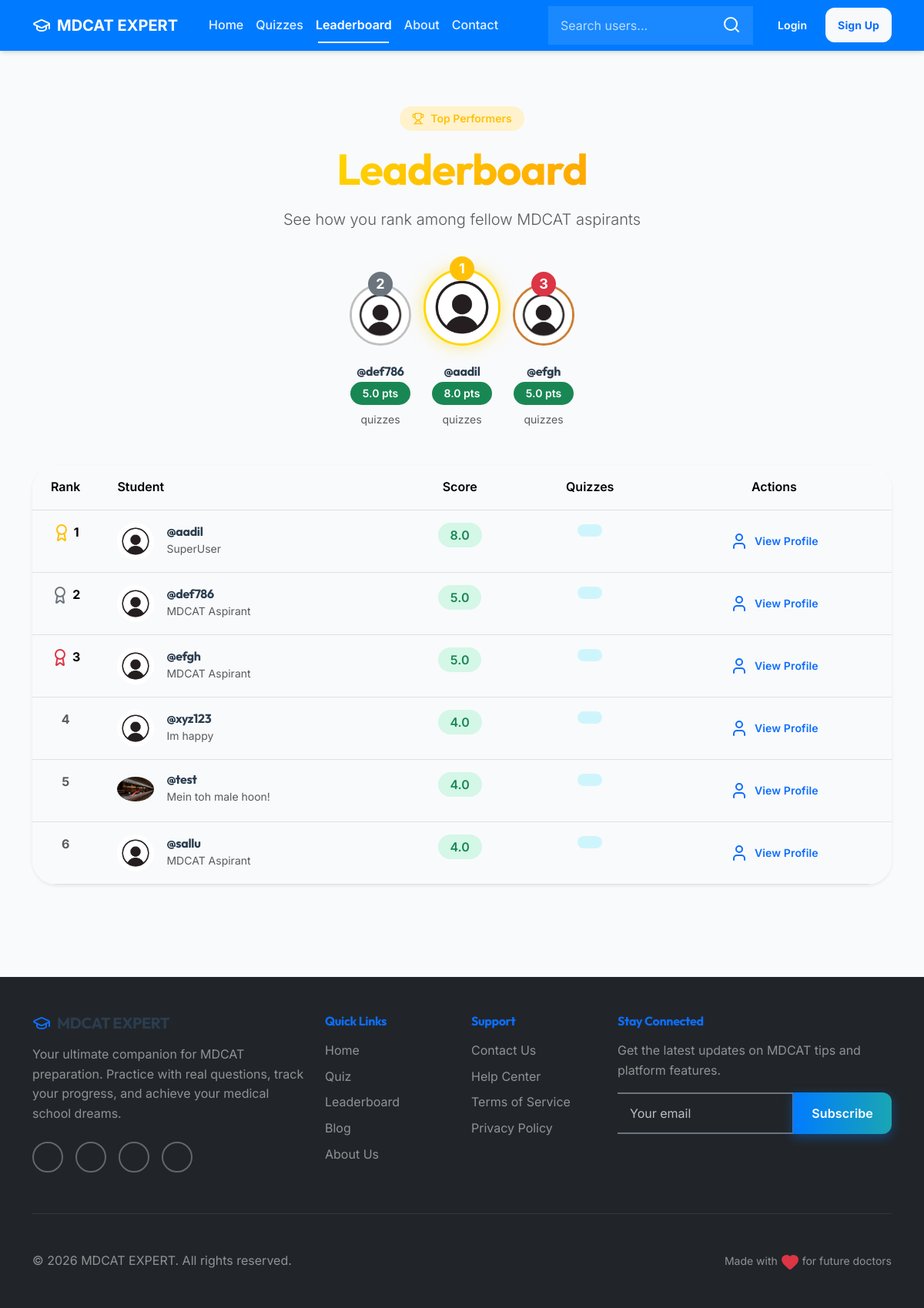
/leaderboard, run on an earlier commit of the app's database.
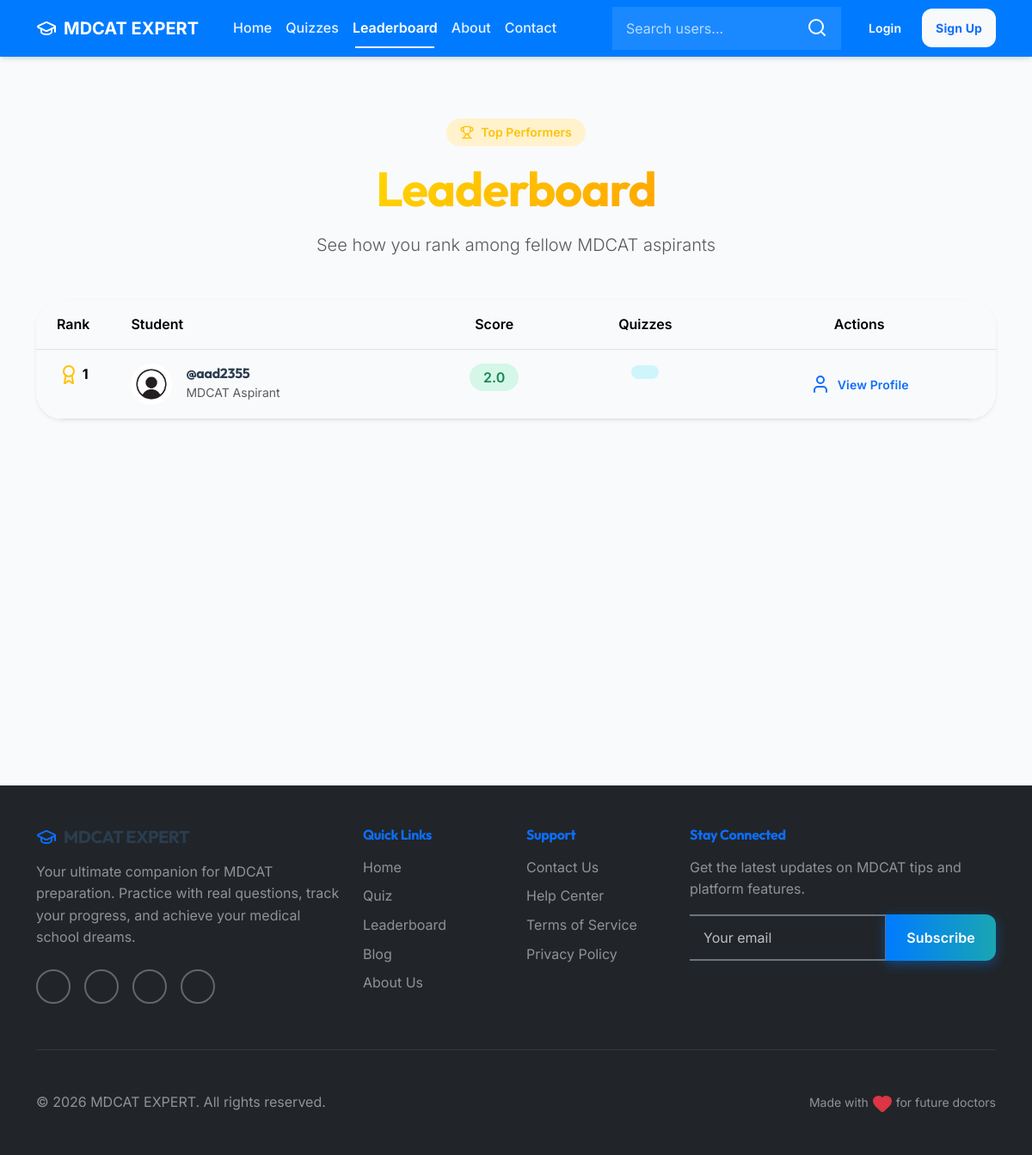
And on a later commit of the database.
### quiz/models.py (models this page shows, shortened)
class UserRank(models.Model):
    user=models.OneToOneField(User,on_delete=models.CASCADE)
    rank=models.IntegerField(null=True,blank=True)
    total_score=models.IntegerField(null=True,blank=True)

### account/models.py (models this page shows, shortened)
class Profile(models.Model):
    user=models.OneToOneField(User,on_delete=models.CASCADE,null=True,verbose_name='User Object')
    bio=models.TextField(blank=True,null=True)
    profile_img=models.ImageField(upload_to='profile_images',default='user.jpg',blank=True,null=True,verbose_name='Profile picture')
    location=models.CharField(max_length=100,blank=True,null=True)
    GENDER=(
        ('Male','Male'),
        ('Female','Female'),
        ('Other','Other')
    )
    gender=models.CharField(max_length=6, choices=GENDER,blank=True,null=True)

### base/views.py (the view)
# urls.py: path('leaderboard',views.leaderboard_view,name='leaderboard'),
def leaderboard_view(request):
    leaderboard_users = UserRank.objects.order_by('rank')
    context = {"leaderboard_users": leaderboard_users}
    if request.user.is_authenticated:
        try:
            user_profile = Profile.objects.get(user=request.user)
            context["user_profile"] = user_profile
        except Profile.DoesNotExist:
            context["error"] = "Profile does not exist."
    return render(request, "leaderboard.html", context)

### templates/leaderboard.html (shortened to what this page needs)
{% extends "index.html" %}
{% block content %}
<div class="container-fluid bg-surface-2 min-vh-100 py-5">
    <div class="container py-4">
        <div class="text-center mb-5 fade-in-up">
            <div class="badge bg-warning-light text-warning px-3 py-2 rounded-pill mb-3">
                <i data-lucide="trophy" class="me-1" style="width: 16px; height: 16px;"></i>
                Top Performers
            </div>
            <h1 class="display-4 fw-bold mb-3">
                <span class="text-gradient-gold">Leaderboard</span>
            </h1>
            <p class="lead text-muted">See how you rank among fellow MDCAT aspirants</p>
        </div>
        {% if leaderboard_users|length == 0 %}
        <div class="text-center py-5 fade-in-up">
            <div class="mb-4">
                <i data-lucide="trophy" class="text-muted" size="96"></i>
            </div>
            <h4 class="fw-bold mb-3">No Rankings Available</h4>
            <p class="text-muted mb-4">Be the first to take a quiz and claim the top spot!</p>
            <a href="{% url 'all_quiz' %}" class="btn btn-primary btn-lg px-5">
                <i data-lucide="play-circle" class="me-2" size="20"></i>
                Start Your First Quiz
            </a>
        </div>
        {% else %}
        {% if leaderboard_users|length >= 3 %}
        <div class="leaderboard-podium mb-5 fade-in-up">
            {% for rank in leaderboard_users|slice:":3" %}
            <div class="podium-item podium-rank-{{ forloop.counter }}">
                <div class="podium-avatar-container position-relative mb-3">
                    {% if rank.user.profile.profile_img %}
                    <img src="{{ rank.user.profile.profile_img.url }}" alt="{{ rank.user.username }}"
                        class="podium-avatar">
                    {% else %}
                    <div class="podium-avatar bg-gradient-primary text-white d-flex align-items-center justify-content-center"
                        style="font-size: 2rem; font-weight: bold;">
                        {{ rank.user.username|slice:":1"|upper }}
                    </div>
                    {% endif %}
                    <div class="position-absolute top-0 start-50 translate-middle">
                        <div class="badge {% if forloop.counter == 1 %}bg-warning{% elif forloop.counter == 2 %}bg-secondary{% else %}bg-danger{% endif %} rounded-circle d-flex align-items-center justify-content-center"
                            style="width: 32px; height: 32px; font-size: 1.125rem; font-weight: bold;">
                            {{ forloop.counter }}
                        </div>
                    </div>
                </div>
                <h6 class="fw-bold mb-1">@{{ rank.user.username }}</h6>
                <div class="badge bg-success rounded-pill px-3 py-2 mb-2">
                    {{ rank.total_score|floatformat:1 }} pts
                </div>
                <small class="text-muted d-block">{{ rank.quiz_count }} quizzes</small>
            </div>
            {% endfor %}
        </div>
        {% endif %}
        <div class="card border-0 shadow-sm rounded-3xl overflow-hidden fade-in-up" style="animation-delay: 0.2s;">
            <div class="card-body p-0">
                <div class="table-responsive">
                    <table class="table table-hover mb-0">
                        <thead class="bg-surface-2">
                            <tr>
                                <th scope="col" class="px-4 py-3 fw-semibold text-center" style="width: 80px;">Rank</th>
                                <th scope="col" class="px-4 py-3 fw-semibold">Student</th>
                                <th scope="col" class="px-4 py-3 fw-semibold text-center">Score</th>
                                <th scope="col" class="px-4 py-3 fw-semibold text-center">Quizzes</th>
                                <th scope="col" class="px-4 py-3 fw-semibold text-center">Actions</th>
                            </tr>
                        </thead>
                        <tbody>
                            {% for rank in leaderboard_users %}
                            <tr
                                class="leaderboard-row {% if request.user.username == rank.user.username %}current-user{% endif %}">
                                <td class="px-4 py-3 text-center">
                                    {% if forloop.counter <= 3 %} <div
                                        class="d-flex align-items-center justify-content-center">
                                        <i data-lucide="award"
                                            class="{% if forloop.counter == 1 %}text-warning{% elif forloop.counter == 2 %}text-secondary{% else %}text-danger{% endif %}"
                                            size="24"></i>
                                        <span class="fw-bold ms-1">{{ forloop.counter }}</span>
                </div>
                {% else %}
                <span class="fw-bold text-muted">{{ forloop.counter }}</span>
                {% endif %}
                </td>
                <td class="px-4 py-3">
                    <div class="d-flex align-items-center gap-3">
                        {% if rank.user.profile.profile_img %}
                        <img src="{{ rank.user.profile.profile_img.url }}" class="rounded-circle" width="48" height="48"
                            alt="{{ rank.user.username }}'s profile picture" style="object-fit: cover;">
                        {% else %}
                        <div class="bg-primary text-white rounded-circle d-flex align-items-center justify-content-center"
                            style="width: 48px; height: 48px; font-size: 1.25rem; font-weight: bold;">
                            {{ rank.user.username|slice:":1"|upper }}
                        </div>
                        {% endif %}
                        <div>
                            <h6 class="mb-0 fw-bold">@{{ rank.user.username }}</h6>
                            <small class="text-muted">{{ rank.user.profile.bio|default:"MDCAT Aspirant"|truncatewords:5 }}</small>
                        </div>
                    </div>
                </td>
                <td class="px-4 py-3 text-center">
                    <span class="badge bg-success-light text-success fs-6 px-3 py-2 rounded-pill">
                        {{ rank.total_score|floatformat:1 }}
                    </span>
                </td>
                <td class="px-4 py-3 text-center">
                    <span class="badge bg-info-light text-info fs-6 px-3 py-2 rounded-pill">
                    </span>
                </td>
                <td class="px-4 py-3 text-center">
                    <a href="{% url 'profile' rank.user.username %}"
                        class="btn btn-sm btn-outline-primary rounded-pill px-3">
                        <i data-lucide="user" size="14"></i>
                        View Profile
                    </a>
                </td>
                </tr>
                {% endfor %}
                </tbody>
                </table>
            </div>
        </div>
    </div>
    {% endif %}
</div>
</div>
{% endblock content %}

What changed in the data, as far as the page shows it:
removed UserRank: user.profile.profile_img (placeholder picture), user.username "aadil", total_score "8.0", user.profile.bio "SuperUser"
removed UserRank: user.profile.profile_img (placeholder picture), user.username "def786", total_score "5.0", user.profile.bio "MDCAT Aspirant"
removed UserRank: user.profile.profile_img (placeholder picture), user.username "efgh", total_score "5.0", user.profile.bio "MDCAT Aspirant"
removed UserRank: user.profile.profile_img (placeholder picture), user.username "xyz123", user.profile.bio "Im happy", total_score "4.0"
removed UserRank: user.profile.profile_img (picture), user.username "test", user.profile.bio "Mein toh male hoon!", total_score "4.0"
removed UserRank: user.profile.profile_img (placeholder picture), user.username "sallu", user.profile.bio "MDCAT Aspirant", total_score "4.0"
added UserRank: user.profile.profile_img (placeholder picture), user.username "aad2355", user.profile.bio "MDCAT Aspirant", total_score "2.0", shown under "Leaderboard"
